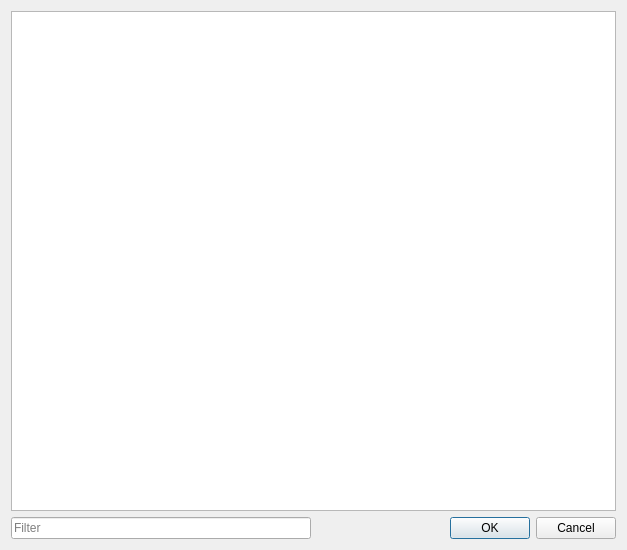
<?xml version="1.0" encoding="UTF-8"?>
<ui version="4.0">
 <class>RadarSiteDialog</class>
 <widget class="QDialog" name="RadarSiteDialog">
  <property name="geometry">
   <rect>
    <x>0</x>
    <y>0</y>
    <width>627</width>
    <height>550</height>
   </rect>
  </property>
  <property name="windowTitle">
   <string>Select Radar Site</string>
  </property>
  <layout class="QVBoxLayout" name="verticalLayout">
   <item>
    <widget class="QTreeView" name="radarSiteView">
     <property name="editTriggers">
      <set>QAbstractItemView::EditTrigger::CurrentChanged|QAbstractItemView::EditTrigger::DoubleClicked|QAbstractItemView::EditTrigger::EditKeyPressed|QAbstractItemView::EditTrigger::SelectedClicked</set>
     </property>
     <property name="alternatingRowColors">
      <bool>true</bool>
     </property>
     <property name="indentation">
      <number>0</number>
     </property>
     <property name="sortingEnabled">
      <bool>true</bool>
     </property>
    </widget>
   </item>
   <item>
    <widget class="QFrame" name="frame">
     <layout class="QHBoxLayout" name="horizontalLayout">
      <property name="leftMargin">
       <number>0</number>
      </property>
      <property name="topMargin">
       <number>0</number>
      </property>
      <property name="rightMargin">
       <number>0</number>
      </property>
      <property name="bottomMargin">
       <number>0</number>
      </property>
      <item>
       <widget class="QLineEdit" name="radarSiteFilter">
        <property name="placeholderText">
         <string>Filter</string>
        </property>
        <property name="clearButtonEnabled">
         <bool>true</bool>
        </property>
       </widget>
      </item>
      <item>
       <widget class="QDialogButtonBox" name="buttonBox">
        <property name="orientation">
         <enum>Qt::Orientation::Horizontal</enum>
        </property>
        <property name="standardButtons">
         <set>QDialogButtonBox::StandardButton::Cancel|QDialogButtonBox::StandardButton::Ok</set>
        </property>
       </widget>
      </item>
     </layout>
    </widget>
   </item>
  </layout>
 </widget>
 <resources/>
 <connections>
  <connection>
   <sender>buttonBox</sender>
   <signal>accepted()</signal>
   <receiver>RadarSiteDialog</receiver>
   <slot>accept()</slot>
   <hints>
    <hint type="sourcelabel">
     <x>248</x>
     <y>254</y>
    </hint>
    <hint type="destinationlabel">
     <x>157</x>
     <y>274</y>
    </hint>
   </hints>
  </connection>
  <connection>
   <sender>buttonBox</sender>
   <signal>rejected()</signal>
   <receiver>RadarSiteDialog</receiver>
   <slot>reject()</slot>
   <hints>
    <hint type="sourcelabel">
     <x>316</x>
     <y>260</y>
    </hint>
    <hint type="destinationlabel">
     <x>286</x>
     <y>274</y>
    </hint>
   </hints>
  </connection>
 </connections>
</ui>
